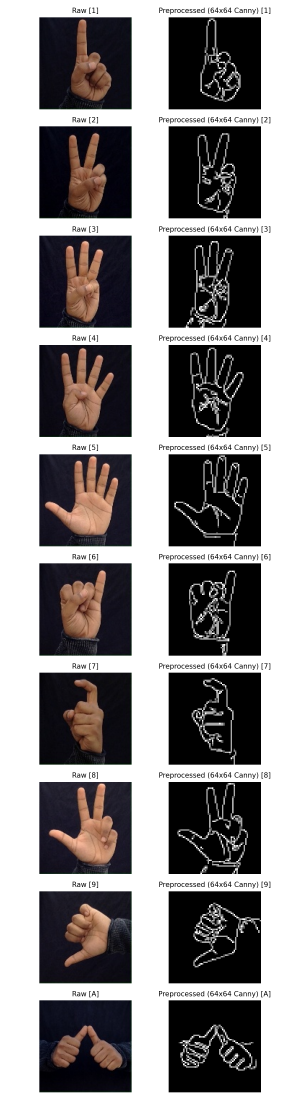
#> input picture reports/sample_preprocessed.png, 900 x 3300 px (shown at 1/3 size)
$ python -i preprocessing.py   (imports and definitions only)
#> lines starting #> are read from the running program, lines starting #| are printed output that depends on the picture; after the words box and inside, x2 and y2 are one past the last pixel; in counts of white or black regions, pixels touching at a corner belong together
"""
src/preprocessing.py - Unified ISL Image Preprocessing Pipeline
Matches research paper specifications:
  1. Grayscale Conversion (Luminance model: 0.299R + 0.587G + 0.114B)
  2. Gaussian Blur (subtle noise suppression)
  3. Binary Thresholding (T=90) and/or Canny Edge Detection
  4. Resizing to 64x64
  5. Pixel Normalization to [0.0, 1.0]
Used identically in both training and live webcam inference.
"""

import cv2
import numpy as np
from pathlib import Path
from PIL import Image
import yaml
import matplotlib.pyplot as plt

def load_config(config_path="config.yaml"):
    with open(config_path, "r") as f:
        return yaml.safe_load(f)

def auto_canny(image, sigma=0.33, min_val=20, max_val=200):
    """
    Computes optimal, luminance-adaptive Canny edge thresholds based on
    the median pixel intensity of the hand image.
    Prevents edge starvation in dim lighting and edge flooding under bright lighting.
    """
    # Exclude black background pixels (value 0) when computing median of masked hands
    nonzero_pixels = image[image > 0]
    if len(nonzero_pixels) > 50:
        v = np.median(nonzero_pixels)
    else:
        v = np.median(image)

    lower = int(max(min_val, (1.0 - sigma) * v))
    upper = int(min(max_val, (1.0 + sigma) * v))

    # Ensure valid gradient spread
    if lower >= upper:
        lower = max(min_val, upper - 30)

    return cv2.Canny(image, lower, upper)

def preprocess_image(
    image_input,
    target_size=(64, 64),
    threshold_value=90,
    use_canny=True,
    canny_low=50,
    canny_high=150,
    adaptive_canny=True,
    normalize=True
):
    """
    Unified preprocessing function used identically for training, evaluation,
    and real-time webcam inference.

    Args:
        image_input: File path (str or Path) or numpy array (BGR or RGB or Grayscale).
        target_size: Tuple (width, height), default (64, 64).
        threshold_value: Binary threshold cutoff T=90 (Paper Section 3.2.2).
        use_canny: Whether to apply Canny edge detection (Paper Section 3.2.3).
        canny_low: Lower gradient threshold for Canny (used when adaptive_canny=False).
        canny_high: Upper gradient threshold for Canny (used when adaptive_canny=False).
        adaptive_canny: If True, dynamically tunes Canny thresholds based on local hand luminance.
        normalize: If True, scales pixel values to range [0.0, 1.0].

    Returns:
        np.ndarray of shape (target_size[1], target_size[0], 1) with dtype float32 (if normalized) or uint8.
    """
#> called with image_input = '../reports/sample_preprocessed.png', target_size = (64, 64), threshold_value = 90, use_canny = True, canny_low = 50, canny_high = 150, adaptive_canny = True, normalize = True
    # 1. Handle input types
    if isinstance(image_input, (str, Path)):
        # Load image via cv2 (returns BGR)
        img = cv2.imread(str(image_input))
#> img is the input picture: shape (3300, 900, 3); mean B, G, R 136.9, 136.5, 139.7
        if img is None:
            raise ValueError(f"Unable to read image at: {image_input}")
    elif isinstance(image_input, np.ndarray):
        img = image_input.copy()
    else:
        raise TypeError(f"Unsupported image input type: {type(image_input)}")

    # 2. Grayscale conversion (Luminance model)
    if len(img.shape) == 3 and img.shape[2] == 3:
        # Standard OpenCV BGR to Gray follows Y = 0.299R + 0.587G + 0.114B
        gray = cv2.cvtColor(img, cv2.COLOR_BGR2GRAY)
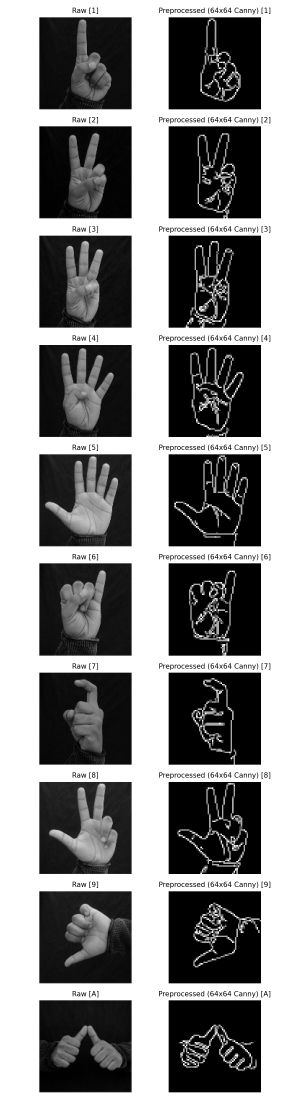
#> gray: shape (3300, 900) (shown at 1/3 size); min 0, max 255, mean 137.5
    elif len(img.shape) == 3 and img.shape[2] == 4:
        gray = cv2.cvtColor(img, cv2.COLOR_BGRA2GRAY)
    elif len(img.shape) == 2:
        gray = img
    else:
        raise ValueError(f"Unexpected image shape: {img.shape}")

    # 3. Gaussian Blur to reduce high-frequency noise before thresholding
    blurred = cv2.GaussianBlur(gray, (3, 3), 0)

    # 4. Feature extraction: Binary thresholding & Canny edge detection
    if use_canny:
        if adaptive_canny:
            processed = auto_canny(blurred)
#> in auto_canny, `v = np.median(nonzero_pixels)`: v = 255
#> in auto_canny, `lower = int(max(min_val, (1.0 - sigma) * v))`: lower = 170
#> in auto_canny, `upper = int(min(max_val, (1.0 + sigma) * v))`: upper = 200
#> in auto_canny, `return cv2.Canny(image, lower, upper)`:
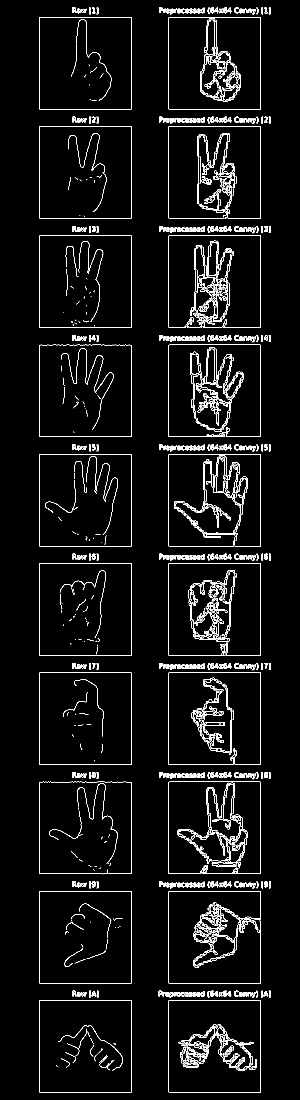
#> returned value: shape (3300, 900) (shown at 1/3 size); 3% white in thin lines or dots, all inside (x1, y1, x2, y2) = (117, 22, 812, 3277)
        else:
            processed = cv2.Canny(blurred, canny_low, canny_high)
    elif threshold_value is not None:
        # Binary thresholding with set cutoff T=90 (Equation 2 in Paper)
        _, processed = cv2.threshold(blurred, threshold_value, 255, cv2.THRESH_BINARY)
    else:
        processed = blurred

    # 5. Resize to target dimensions
    if (processed.shape[1], processed.shape[0]) != target_size:
        processed = cv2.resize(processed, target_size, interpolation=cv2.INTER_AREA)
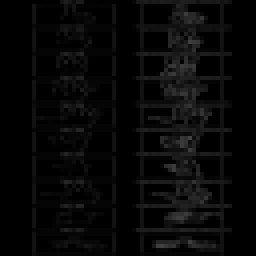
#> processed: shape (64, 64) (shown 4 times larger); min 0, max 66, mean 7.6
        # Re-binarize after interpolation to ensure edges remain crisp (prevents dilution bug)
        if use_canny or threshold_value is not None:
            _, processed = cv2.threshold(processed, 20, 255, cv2.THRESH_BINARY)
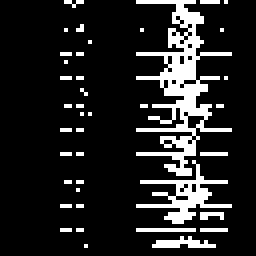
#> processed: shape (64, 64) (shown 4 times larger); 13.9% white in thin lines or dots, all inside (x1, y1, x2, y2) = (15, 0, 58, 62)

    # 6. Normalize pixel values [0, 1]
    if normalize:
        processed_arr = processed.astype(np.float32) / 255.0
    else:
        processed_arr = processed

    # 7. Add channel dimension -> (H, W, 1) for Conv2D input
    if len(processed_arr.shape) == 2:
        processed_arr = np.expand_dims(processed_arr, axis=-1)

    return processed_arr

# [39 lines left out: function visualize_sample_preprocessing, not called in this run]

# [15 lines not run here, left out]

>>> result = preprocess_image('../reports/sample_preprocessed.png')
